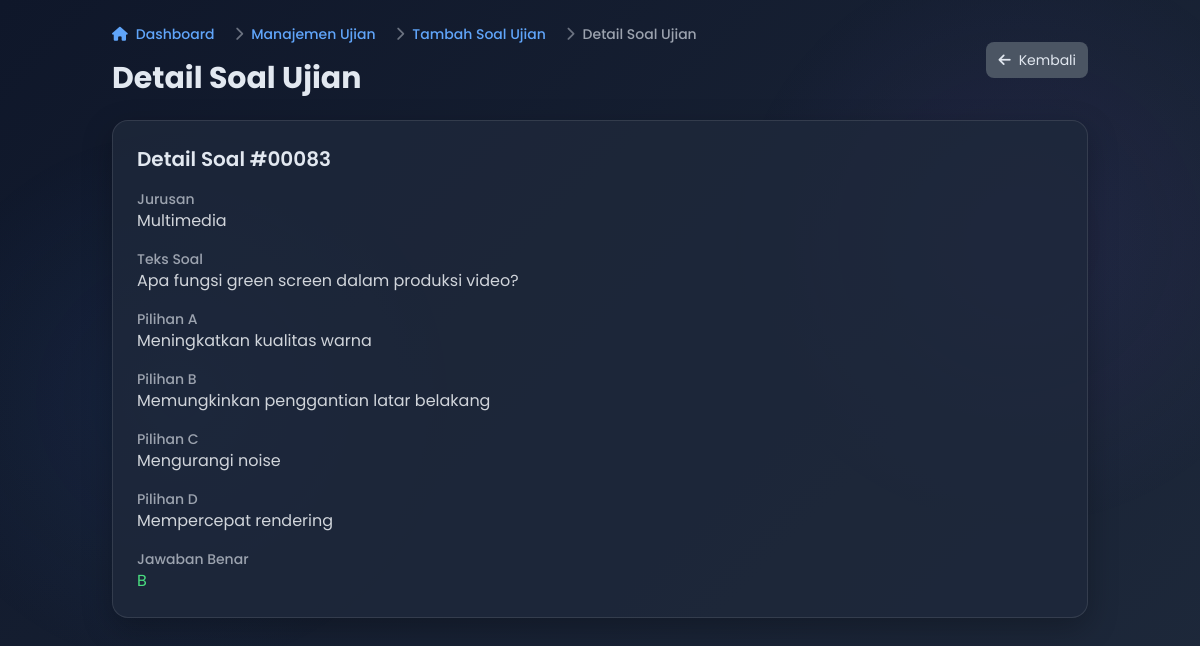
Page /login/question_detail.php?question_id=83 (signed in) on the committed database.
### tables this page shows
CREATE TABLE `questions` (
  `id` int(11) NOT NULL AUTO_INCREMENT,
  `major_id` int(11) NOT NULL,
  `question_text` text NOT NULL,
  `option_a` varchar(255) NOT NULL,
  `option_b` varchar(255) NOT NULL,
  `option_c` varchar(255) NOT NULL,
  `option_d` varchar(255) NOT NULL,
  `correct_answer` enum('A','B','C','D') NOT NULL,
  `created_at` datetime DEFAULT current_timestamp(),
  PRIMARY KEY (`id`),
  KEY `major_id` (`major_id`),
  CONSTRAINT `questions_ibfk_1` FOREIGN KEY (`major_id`) REFERENCES `majors` (`id`) ON DELETE CASCADE
);

CREATE TABLE `majors` (
  `id` int(11) NOT NULL AUTO_INCREMENT,
  `name` varchar(100) NOT NULL,
  PRIMARY KEY (`id`)
);

### login/question_detail.php (the view, shortened to what this page needs)
<?php
$servername = "localhost";
$username = "root";
$password = "";
$dbname = "stm_gotham";
$conn = new mysqli($servername, $username, $password, $dbname);
$question_id = (int)($_GET['question_id'] ?? 0);
$sql = "SELECT q.id, q.question_text, q.option_a, q.option_b, q.option_c, q.option_d, q.correct_answer, q.major_id, m.name AS major_name
        FROM questions q
        LEFT JOIN majors m ON q.major_id = m.id
        WHERE q.id = ?";
$stmt = $conn->prepare($sql);
$stmt->bind_param("i", $question_id);
$stmt->execute();
$result = $stmt->get_result();
$question = $result->fetch_assoc();
?>
<!DOCTYPE html>
<html lang="id">
<head>
    <script src="https://cdn.tailwindcss.com"></script>
    <link href="https://cdnjs.cloudflare.com/ajax/libs/font-awesome/6.0.0-beta3/css/all.min.css" rel="stylesheet">
</head>
<body>
    <div class="container mx-auto p-4 md:p-6">
        <div class="flex flex-col md:flex-row justify-between items-start md:items-center mb-6">
            <div>
                <nav class="flex mb-4" aria-label="Breadcrumb">
                    <ol class="inline-flex items-center space-x-1 md:space-x-3">
                        <li class="inline-flex items-center">
                            <a href="admin_dashboard.php" class="inline-flex items-center text-sm font-medium text-blue-400 hover:text-blue-300">
                                <i class="fas fa-home mr-2"></i>
                                Dashboard
                            </a>
                        </li>
                        <li>
                            <div class="flex items-center">
                                <i class="fas fa-chevron-right text-gray-500 mx-2 text-sm"></i>
                                <a href="exam_management.php" class="text-sm font-medium text-blue-400 hover:text-blue-300">Manajemen Ujian</a>
                            </div>
                        </li>
                        <li>
                            <div class="flex items-center">
                                <i class="fas fa-chevron-right text-gray-500 mx-2 text-sm"></i>
                                <a href="add_question.php" class="text-sm font-medium text-blue-400 hover:text-blue-300">Tambah Soal Ujian</a>
                            </div>
                        </li>
                        <li>
                            <div class="flex items-center">
                                <i class="fas fa-chevron-right text-gray-500 mx-2 text-sm"></i>
                                <span class="text-sm font-medium text-gray-400">Detail Soal Ujian</span>
                            </div>
                        </li>
                    </ol>
                </nav>
                <h1 class="text-2xl md:text-3xl font-bold slide-in">Detail Soal Ujian</h1>
            </div>
            <div class="flex space-x-2 mt-4 md:mt-0">
                <a href="add_question.php" class="px-3 py-2 bg-gray-600 hover:bg-gray-700 rounded-lg transition flex items-center text-sm">
                    <i class="fas fa-arrow-left mr-2"></i> Kembali
                </a>
            </div>
        </div>
        <div class="card p-6 slide-in">
            <h2 class="text-xl font-semibold mb-4">Detail Soal #<?php echo str_pad($question['id'], 5, '0', STR_PAD_LEFT); ?></h2>
            <div class="space-y-4">
                <div>
                    <label class="block text-sm font-medium text-gray-400">Jurusan</label>
                    <p class="text-gray-300"><?php echo htmlspecialchars($question['major_name'] ?? 'N/A'); ?></p>
                </div>
                <div>
                    <label class="block text-sm font-medium text-gray-400">Teks Soal</label>
                    <p class="text-gray-300"><?php echo htmlspecialchars($question['question_text']); ?></p>
                </div>
                <div>
                    <label class="block text-sm font-medium text-gray-400">Pilihan A</label>
                    <p class="text-gray-300"><?php echo htmlspecialchars($question['option_a']); ?></p>
                </div>
                <div>
                    <label class="block text-sm font-medium text-gray-400">Pilihan B</label>
                    <p class="text-gray-300"><?php echo htmlspecialchars($question['option_b']); ?></p>
                </div>
                <div>
                    <label class="block text-sm font-medium text-gray-400">Pilihan C</label>
                    <p class="text-gray-300"><?php echo htmlspecialchars($question['option_c']); ?></p>
                </div>
                <div>
                    <label class="block text-sm font-medium text-gray-400">Pilihan D</label>
                    <p class="text-gray-300"><?php echo htmlspecialchars($question['option_d']); ?></p>
                </div>
                <div>
                    <label class="block text-sm font-medium text-gray-400">Jawaban Benar</label>
                    <p class="text-green-400"><?php echo htmlspecialchars($question['correct_answer']); ?></p>
                </div>
            </div>
        </div>
    </div>
</body>
</html>

### login/question_detail.php (style rules this page uses)
body { font-family: 'Poppins', sans-serif; background: linear-gradient(135deg, #0f172a 0%, #1e293b 100%); color: #e2e8f0; margin: 0; min-height: 100vh; position: relative; overflow-x: hidden; }
body::before { content: ''; position: fixed; top: 0; left: 0; width: 100%; height: 100%; background-image: radial-gradient(circle at 15% 50%, rgba(59, 130, 246, 0.08) 0%, transparent 25%), radial-gradient(circle at 85% 30%, rgba(139, 92, 246, 0.08) 0%, transparent 25%); z-index: -1; }
.card { background: rgba(30, 41, 59, 0.8); border-radius: 1rem; box-shadow: 0 10px 30px rgba(0, 0, 0, 0.25); border: 1px solid rgba(255, 255, 255, 0.1); overflow: hidden; transition: all 0.3s ease; }
.slide-in { animation: slideIn 0.5s forwards; }

### rows in the picture
questions: id "00083", major.name "Multimedia", question_text "Apa fungsi green screen dalam produksi video?", option_a "Meningkatkan kualitas warna", option_b "Memungkinkan penggantian latar belakang", option_c "Mengurangi noise", option_d "Mempercepat rendering", correct_answer "B"
